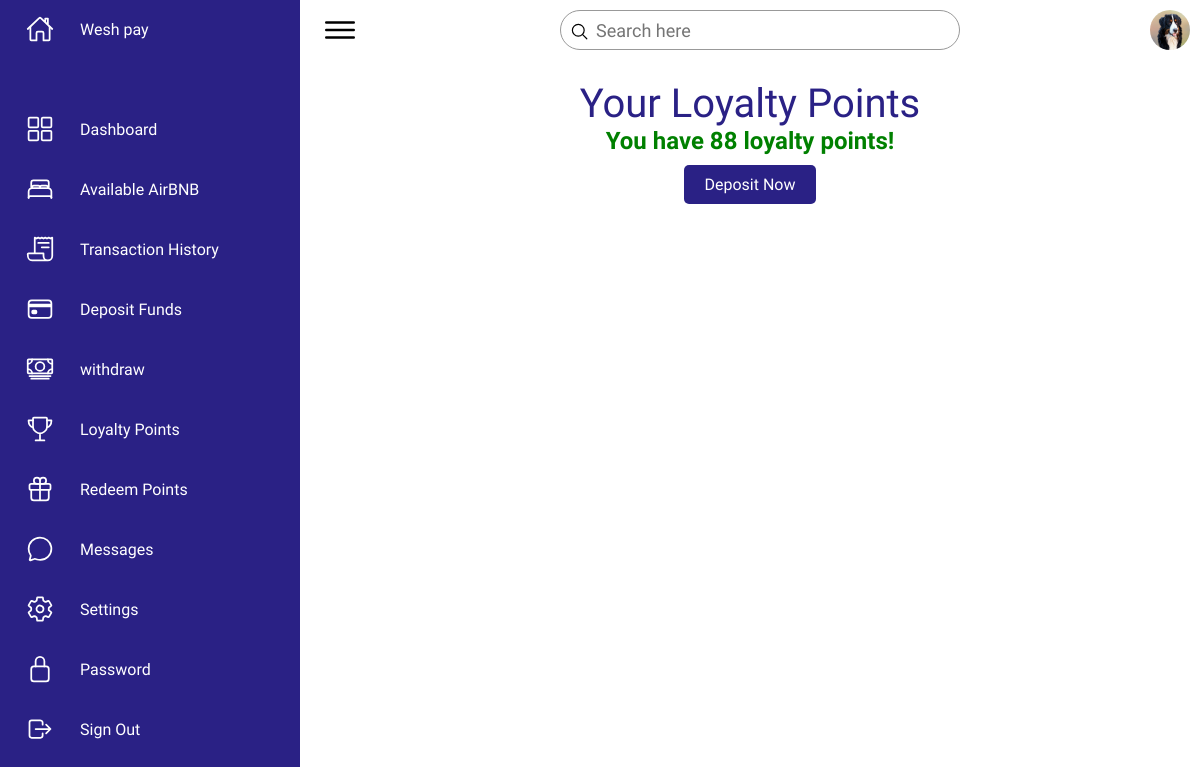
Page /loyalty_points.php (signed in) on the committed database.
### tables this page shows
CREATE TABLE `users` (
  `user_id` int(11) NOT NULL,
  `full_name` varchar(100) NOT NULL,
  `profile_picture` varchar(255) DEFAULT NULL,
  `email` varchar(100) NOT NULL,
  `phone` varchar(20) NOT NULL,
  `password_hash` varchar(255) NOT NULL,
  `role` enum('guest','host','admin') NOT NULL DEFAULT 'guest',
  `created_at` timestamp NOT NULL DEFAULT current_timestamp()
);

CREATE TABLE `loyalty_points` (
  `id` int(11) NOT NULL,
  `user_id` int(11) NOT NULL,
  `points` int(11) DEFAULT 0,
  `last_updated` timestamp NOT NULL DEFAULT current_timestamp() ON UPDATE current_timestamp()
);

### public/loyalty_points.php (the view, shortened to what this page needs)
<?php
require '../config/db_connect.php';
$user_id = $_SESSION["user_id"];
$stmt = $pdo->prepare("SELECT points FROM loyalty_points WHERE user_id = ?");
$stmt->execute([$user_id]);
$loyalty = $stmt->fetch(PDO::FETCH_ASSOC);
$points = $loyalty ? $loyalty["points"] : 0;
?>
<?php include '../includes/navbar.php'; ?>
<div class="loyalty-container">
    <div class="name">Your Loyalty Points</div>
    <?php if ($points > 0): ?>
        <p class="points-display">You have <strong><?php echo $points; ?></strong> loyalty points!</p>
    <?php else: ?>
        <p class="no-points">😔 You have no loyalty points yet. Deposit to start earning! 🚀</p>
    <?php endif; ?>
    <a href="deposit.php" class="deposit-link">Deposit Now</a>
</div>
<?php include '../includes/navbarroot.php'; ?>

### includes/navbar.php (shortened to what this page needs)
<?php
require '../config/db_connect.php';
$user_id = $_SESSION["user_id"];
$stmt = $pdo->prepare("SELECT full_name, email, profile_picture FROM users WHERE user_id = ?");
$stmt->execute([$user_id]);
$user = $stmt->fetch(PDO::FETCH_ASSOC);
$profile_picture = $user['profile_picture'] ? "../uploads/" . $user['profile_picture'] : "../assets/imgs/default-profile.png";
?>
<!DOCTYPE html>
<html lang="en">
<head>
    <link rel="stylesheet" href="../assets/css/style.css">
</head>
<body>
    <div class="container">
        <div class="navigation">
            <ul>
                <li>
                    <a href="#">
                        <span class="icon">
                            <ion-icon name="home-outline"></ion-icon>
                        </span>
                        <span class="title">Wesh pay</span>
                    </a>
                </li>
                <li>
                    <a onclick="window.location.href='../public/index.php';" style="cursor: pointer;">
                        <span class="icon">
                            <ion-icon name="grid-outline"></ion-icon>
                        </span>
                        <span class="title">Dashboard</span>
                    </a>
                </li>
                <li>
                    <a href="#">
                        <span class="icon">
                            <ion-icon name="bed-outline"></ion-icon>
                        </span>
                        <span class="title">Available AirBNB</span>
                    </a>
                </li>
                <li>
                    <a href="transactions.php">
                        <span class="icon">
                            <ion-icon name="receipt-outline"></ion-icon>
                        </span>
                        <span class="title">Transaction History</span>
                    </a>
                </li>
                <li>
                    <a href="deposit.php">
                        <span class="icon">
                            <ion-icon name="card-outline"></ion-icon>
                        </span>
                        <span class="title">Deposit Funds</span>
                    </a>
                </li>
                <li>
                    <a href="withdraw.php">
                        <span class="icon">
                            <ion-icon name="cash-outline"></ion-icon>
                        </span>
                        <span class="title">withdraw</span>
                    </a>
                </li>
                <li>
                    <a href="loyalty_points.php">
                        <span class="icon">
                        <ion-icon name="trophy-outline"></ion-icon>
                        </span>
                        <span class="title">Loyalty Points</span>
                    </a>
                </li>
                <li>
                    <a href="#">
                        <span class="icon">
                        <ion-icon name="gift-outline"></ion-icon>
                        </span>
                        <span class="title">Redeem Points</span>
                    </a>
                </li>
                <li>
                    <a href="#">
                        <span class="icon">
                            <ion-icon name="chatbubble-outline"></ion-icon>
                        </span>
                        <span class="title">Messages</span>
                    </a>
                </li>
                <li>
                    <a href="#">
                        <span class="icon">
                            <ion-icon name="settings-outline"></ion-icon>
                        </span>
                        <span class="title">Settings</span>
                    </a>
                </li>
                <li>
                    <a href="#">
                        <span class="icon">
                            <ion-icon name="lock-closed-outline"></ion-icon>
                        </span>
                        <span class="title">Password</span>
                    </a>
                </li>
                <li>
                <a onclick="window.location.href='../public/logout.php';" style="cursor: pointer;">
                        <span class="icon">
                            <ion-icon name="log-out-outline"></ion-icon>
                        </span>
                        <span class="title">Sign Out</span>
                    </a>
                </li>
            </ul>
        </div>
        <div class="main">
            <div class="topbar">
                <div class="toggle">
                    <ion-icon name="menu-outline"></ion-icon>
                </div>
                <div class="search">
                    <label>
                        <input type="text" placeholder="Search here">
                        <ion-icon name="search-outline"></ion-icon>
                    </label>
                </div>
            <div class="user" onclick="toggleProfileDropdown()">
                <img src="<?php echo $profile_picture; ?>" alt="User Profile">
            </div>
           </div>
    </body>
</html>

### assets/css/style.css (style rules this page uses)
* { font-family: "Ubuntu", sans-serif; margin: 0; padding: 0; box-sizing: border-box; }
:root { --blue: #2a2185; --blue2: #1c193f; --white: #fff; --gray: #f5f5f5; --black1: #222; --black2: #999; }
body { min-height: 100vh; overflow-x: hidden; overflow-y: auto; }
.container { position: relative; width: 100%; height: auto; }
.navigation { position: fixed; width: 300px; height: 100%; background: var(--blue); border-left: 10px solid var(--blue); transition: 0.5s; overflow: hidden; height: 100vh; overflow-y: auto; overflow-x: hidden; scrollbar-width: thin; scrollbar-color: #888 #f1f1f1; }
.navigation ul { position: absolute; top: 0; left: 0; width: 100%; }
.navigation ul li { position: relative; width: 100%; list-style: none; border-top-left-radius: 30px; border-bottom-left-radius: 30px; }
.navigation ul li:nth-child(1) { margin-bottom: 40px; pointer-events: none; }
.navigation ul li a { position: relative; display: block; width: 100%; display: flex; text-decoration: none; color: var(--white); }
.navigation ul li a .icon { position: relative; display: block; min-width: 60px; height: 60px; line-height: 75px; text-align: center; }
.navigation ul li a .icon ion-icon { font-size: 1.75rem; }
.navigation ul li a .title { position: relative; display: block; padding: 0 10px; height: 60px; line-height: 60px; text-align: start; white-space: nowrap; }
.main { position: absolute; width: calc(100% - 300px); left: 300px; min-height: 100vh; background: var(--white); transition: 0.5s; overflow-y: auto; }
.topbar { width: 100%; height: 60px; display: flex; justify-content: space-between; align-items: center; padding: 0 10px; }
.toggle { position: relative; width: 60px; height: 60px; display: flex; justify-content: center; align-items: center; font-size: 2.5rem; cursor: pointer; }
.search { position: relative; width: 400px; margin: 0 10px; }
.search label { position: relative; width: 100%; }
.search label input { width: 100%; height: 40px; border-radius: 40px; padding: 5px 20px; padding-left: 35px; font-size: 18px; outline: none; border: 1px solid var(--black2); }
.search label ion-icon { position: absolute; top: 0; left: 10px; font-size: 1.2rem; }
.user { position: relative; width: 40px; height: 40px; border-radius: 50%; overflow: hidden; cursor: pointer; }
.user img { position: absolute; top: 0; left: 0; width: 100%; height: 100%; object-fit: cover; }
.loyalty-container { text-align: center; padding: 20px; }
.loyalty-container .name { position: relative; font-weight: 500; font-size: 2.5rem; color: var(--blue); }
.points-display { font-size: 24px; font-weight: bold; color: green; }
.deposit-link { display: inline-block; margin-top: 10px; padding: 10px 20px; background-color: var(--blue); color: white; text-decoration: none; border-radius: 5px; }

### rows in the picture
users: profile_picture (picture)
loyalty_points: points "88"
